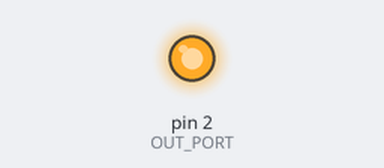
A sketch run on a simulated Arduino Uno, built with avr-gcc and run on an emulated ATmega328P. Parts: output pins drawn as LEDs (lit = HIGH).

Above: at 0.1 s.
Timing chart, 0 to 1.6 s (numbered marks = the images above):
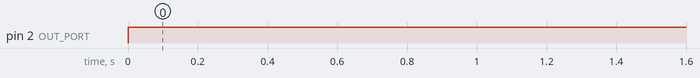

The sketch:

LED_test.ino
```cpp
const int OUT_PORT = 2; // Port on which the LED is connected
const int DELAY = 9999999999; // Delay in ms

void setup() {
  // put your setup code here, to run once:
  pinMode(OUT_PORT, OUTPUT);
}

void loop() {
  // put your main code here, to run repeatedly:

  digitalWrite(OUT_PORT, HIGH);
  delay(DELAY);
  digitalWrite(OUT_PORT, LOW);
  delay(DELAY);
}
```

Measured:
- by itself, pin 2 (OUT_PORT): LOW → HIGH at 0.00 s
